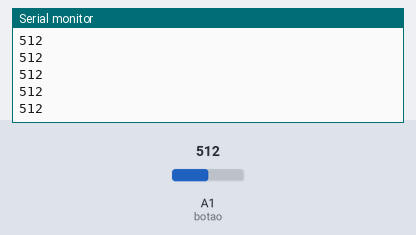
A sketch run on a simulated Arduino Uno, built with avr-gcc and run on an emulated ATmega328P. Shown: the last lines printed to the serial monitor. The test bench sets the inputs (shaded band); at power-on: A1 (botao) = 512.

Above: at 1.2 s.
1.3 s: A1 (botao) set to 560
At 1.31 s:
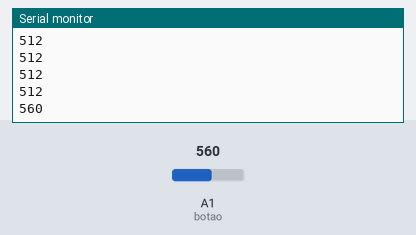
2.8 s: A1 (botao) set to 540
At 2.87 s:
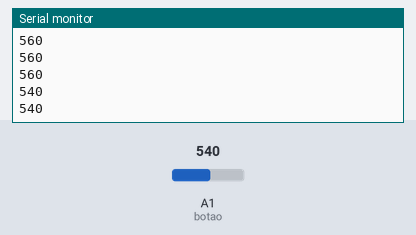
Timing chart, 0 to 5.8 s (numbered marks = the images above; inputs shaded):
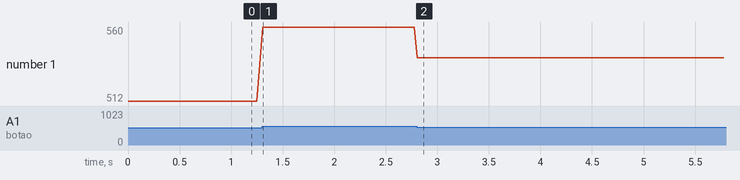

Measured:
- after the input at 1.3 s, the serial monitor: prints a new line at once (image 1)
- after the input at 2.8 s, the serial monitor: prints a new line at once (image 2)
- plotted number 1: 512 → 560 after the input at 1.3 s, 560 → 540 after the input at 2.8 s

The sketch:

cod_to_degree_symbol.ino
```cpp
#include <SoftwareSerial.h>

SoftwareSerial teste (5, 6);

float pi = 3.1415;

String nextion = String((int)pi);

const int botao = 15;
int apertou = 0;
void setup() {
  teste.begin(9600);
  Serial.begin(9600);
  // put your setup code here, to run once:
}

void loop() {
  apertou = analogRead(botao);
  Serial.println(apertou);
  if (apertou > 450 && apertou < 550) {
    teste.print("page camber");
    teste.write(0xff);
    teste.write(0xff);
    teste.write(0xff);
    teste.print("page camber");
    teste.write(0xff);
    teste.write(0xff);
    teste.write(0xff);
  }
  // put your main code here, to run repeatedly:
  teste.print("t1.txt=\"" + String(nextion) + "\xB0" + "\"");
  teste.write(0xff);
  teste.write(0xff);
  teste.write(0xff);
  teste.print("t1.txt=\"" + String(nextion) + "\xB0" + "\"");
  teste.write(0xff);
  teste.write(0xff);
  teste.write(0xff);
}
```
